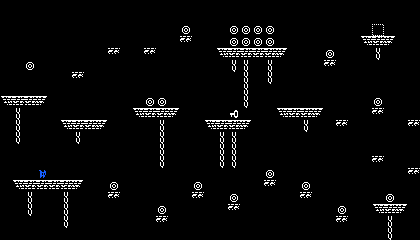

Below is a game level as drawn by its tile map, then a one-line description and the .tmx that defines it (tile-layer data replaced by summaries):
An orthogonal 35x20 tile map with 12x12 px tiles, 6 tile layers (ground, spawn, ch, coins, ...).

<map version="1.10" tiledversion="1.10.2" orientation="orthogonal" renderorder="right-down" width="35" height="20" tilewidth="12" tileheight="12" infinite="0" nextlayerid="7" nextobjectid="1">
 <tileset firstgid="1" source="blacknwhite.tsx" />
 <layer id="1" name="ground" width="35" height="20">
  <data>[700 cells, 55 non-empty, 4 distinct tile ids]</data>
 </layer>
 <layer id="2" name="spawn" width="35" height="20">
  <data>[700 cells, 1 non-empty, 1 distinct tile ids]</data>
 </layer>
 <layer id="3" name="ch" width="35" height="20">
  <data>[700 cells, 30 non-empty, 1 distinct tile ids]</data>
 </layer>
 <layer id="4" name="coins" width="35" height="20">
  <data>[700 cells, 22 non-empty, 1 distinct tile ids]</data>
 </layer>
 <layer id="5" name="key" width="35" height="20">
  <data>[700 cells, 1 non-empty, 1 distinct tile ids]</data>
 </layer>
 <layer id="6" name="exit" width="35" height="20">
  <data>[700 cells, 1 non-empty, 1 distinct tile ids]</data>
 </layer>
</map>
